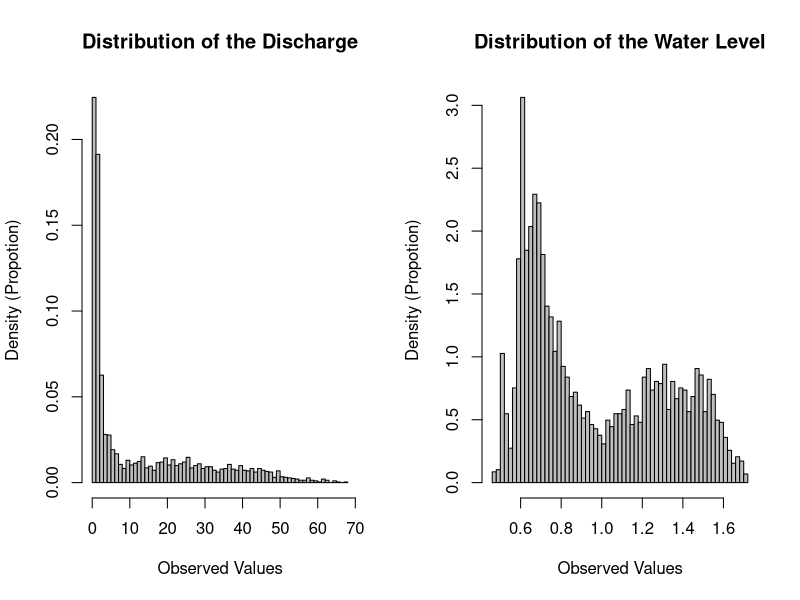
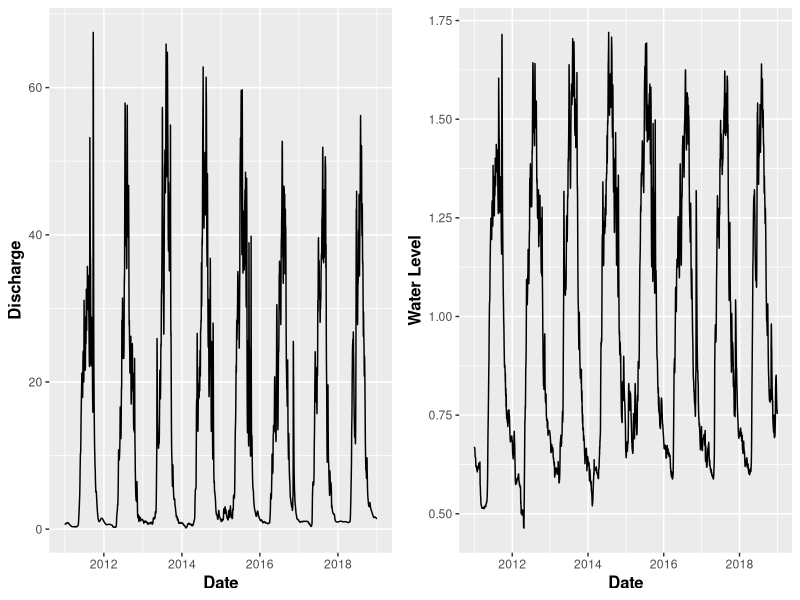
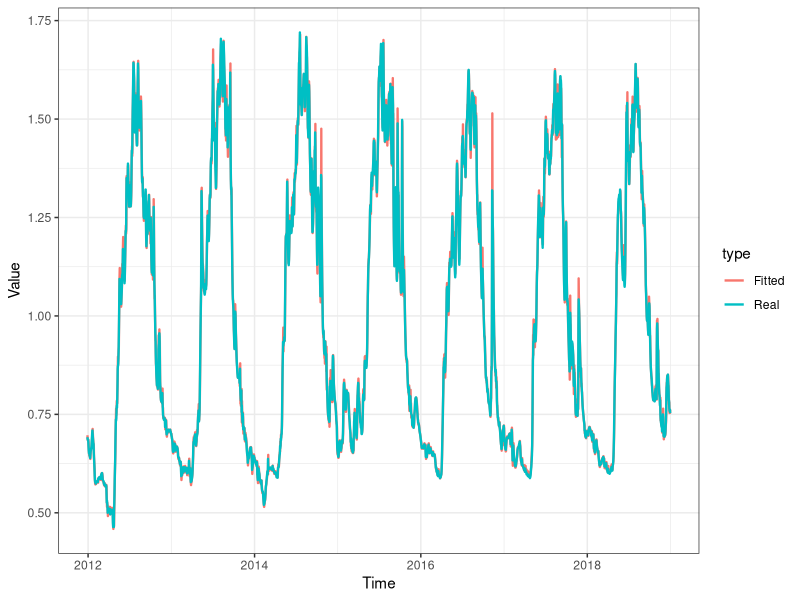
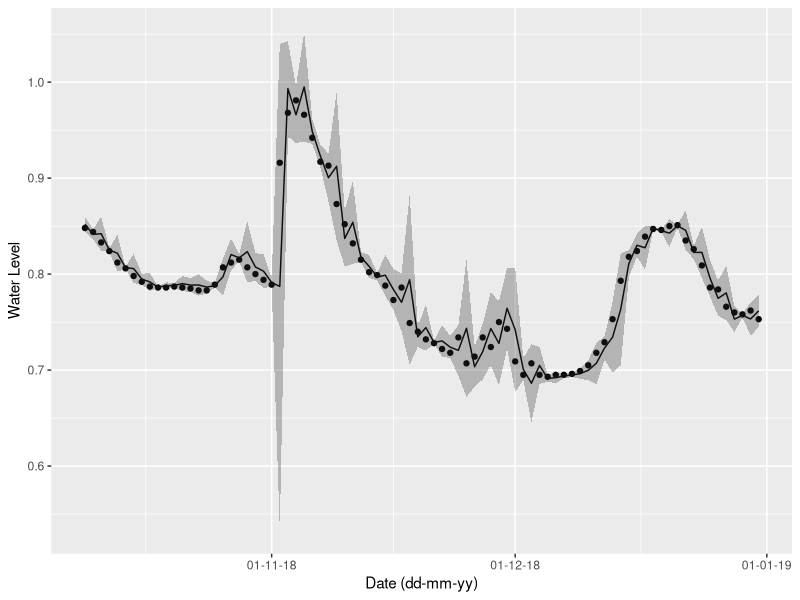
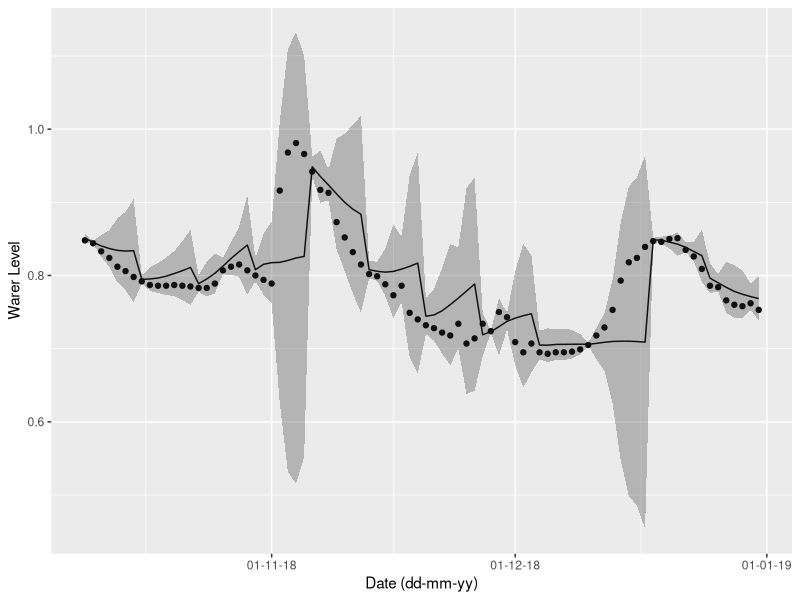

Write R code to recreate these figures, in order.
## ---- chunk 1
library(data.table)
library(mgcv)
library(ggplot2)
suppressMessages(library(lubridate, warn.conflicts = FALSE))
library(dplyr)
library(scales)
## ---- chunk 2
library(knitr)
setwd("D:/2019 Example4DataScience/Example4DS02")
opts_knit$set(root.dir = "D:/2019 Example4DataScience/Example4DS02")
## ---- chunk 3
### Please refer to the website:
### https://stackoverflow.com/questions/24387376/r-error-could-not-find-function-multiplot-using-cookbook-example
# Multiple plot function
#
# ggplot objects can be passed in ..., or to plotlist (as a list of ggplot objects)
# - cols:   Number of columns in layout
# - layout: A matrix specifying the layout. If present, 'cols' is ignored.
#
# If the layout is something like matrix(c(1,2,3,3), nrow=2, byrow=TRUE),
# then plot 1 will go in the upper left, 2 will go in the upper right, and
# 3 will go all the way across the bottom.
#
multiplot <- function(..., plotlist=NULL, file, cols=1, layout=NULL) {
  require(grid)

  # Make a list from the ... arguments and plotlist
  plots <- c(list(...), plotlist)

  numPlots = length(plots)

  # If layout is NULL, then use 'cols' to determine layout
  if (is.null(layout)) {
    # Make the panel
    # ncol: Number of columns of plots
    # nrow: Number of rows needed, calculated from # of cols
    layout <- matrix(seq(1, cols * ceiling(numPlots/cols)),
                    ncol = cols, nrow = ceiling(numPlots/cols))
  }

 if (numPlots==1) {
    print(plots[[1]])

  } else {
    # Set up the page
    grid.newpage()
    pushViewport(viewport(layout = grid.layout(nrow(layout), ncol(layout))))

    # Make each plot, in the correct location
    for (i in 1:numPlots) {
      # Get the i,j matrix positions of the regions that contain this subplot
      matchidx <- as.data.frame(which(layout == i, arr.ind = TRUE))

      print(plots[[i]], vp = viewport(layout.pos.row = matchidx$row,
                                      layout.pos.col = matchidx$col))
    }
  }
}

#####################
## ---- chunk 4
water <- read.csv("waterflow.csv", header = TRUE, sep = ",", skip = 1)

water$Date <- as.Date(water$Date)
water <- water[which(water$Date>=as.Date("2011-01-01") & water$Date<=as.Date("2018-12-31")),]
water <- as.data.table(water)
discharge <- water[which(water$PARAM==1),]
flows <- water[which(water$PARAM==2),]

par(mfrow=c(1,2))

# Distibution of discharge     
hist(discharge$Value, probability = TRUE, breaks = 50, col="grey",
     xlab = "Observed Values", ylab = "Density (Propotion)", main = "Distribution of the Discharge")

# Distibution of flows     
hist(flows$Value, probability = TRUE, breaks = 50, col="grey",
     xlab = "Observed Values", ylab = "Density (Propotion)", main = "Distribution of the Water Level")

par(mfrow=c(1,1))
## ---- chunk 5
ggp1 <- ggplot(discharge, aes(Date, Value)) + geom_line() +
  theme(axis.title = element_text(size = 12, face = "bold")) +
  labs(x = "Date", y = "Discharge")
ggp2 <- ggplot(flows, aes(Date, Value)) + geom_line() +
  theme(axis.title = element_text(size = 12, face = "bold")) +
  labs(x = "Date", y = "Water Level")
multiplot(ggp1, ggp2, cols=2)

## ---- chunk 6
n <- nrow(flows)
f.data.lags.368 <- mutate(flows, month = month(Date),
                      lag1 = c(rep(0,1), flows$Value[1:(n-1)]),
                      lag2 = c(rep(0,2), flows$Value[1:(n-2)]),
                      lag3 = c(rep(0,3), flows$Value[1:(n-3)]),
                      lag4 = c(rep(0,4), flows$Value[1:(n-4)]),
                      lag60 = c(rep(0,60), flows$Value[1:(n-60)]),
                      lag362 = c(rep(0,362), flows$Value[1:(n-362)])
                      )
f.data.lags.year368 <- f.data.lags.368[363:n,]
f.data.lags.year368 <- as.data.table(f.data.lags.year368)

gam_lag368 <- gam(Value ~
              s(month, bs = "cr", k = 6) +
              # as.factor(month) +
              s(lag1, bs = "cr", k = 8) +
              s(lag2, bs = "cr", k = 8) +
              s(lag3, bs = "cr", k = 8) +
              s(lag4, bs = "cr", k = 8) +
              s(lag60, bs = "cr", k = 8) +
              s(lag362, bs = "cr", k = 8),
             data = f.data.lags.year368,
             family = gaussian)

datas <- rbindlist(list(f.data.lags.year368[, .(Value, Date)],
                        data.table(value = gam_lag368$fitted.values, Date = f.data.lags.year368[, Date])))
datas[, type := c(rep("Real", nrow(f.data.lags.year368)), rep("Fitted", nrow(f.data.lags.year368)))]

ggplot(data = datas, aes(Date, Value, group = type, colour = type)) +
  geom_line(size = 0.8) +
  theme_bw() +
  labs(x = "Time", y = "Value")
# summary(gam_lag368)
## ---- chunk 7
obsN <- nrow(f.data.lags.year368)

prdmat.all <- data.frame(matrix(ncol = 9, nrow = 0))
colnames(prdmat.all) <- c("Date", "Value", "low", "pred", "up", "error", "sd.error", "df.res", "multip")
pred.days <- 1  # number of the days need to be predicted
n.win <- 84     # the number of windows
win.list <- list()
for (i in n.win:1) {
  tr.data <- f.data.lags.year368[1:(obsN-pred.days*i),]
  te.data <- f.data.lags.year368[(obsN-pred.days*i+1):(obsN-pred.days*(i-1)),]
  obs <- nrow(tr.data)
  gam_lag368 <- gam(Value ~ 
              # s(month, bs = "cr", k = 6) +
              as.factor(month) +
              s(lag1, bs = "cr", k = 8) +
              s(lag2, bs = "cr", k = 8) +
              s(lag3, bs = "cr", k = 8) +
              s(lag4, bs = "cr", k = 8) +
              s(lag60, bs = "cr", k = 8) +
              s(lag362, bs = "cr", k = 8),
             data = tr.data,
             family = gaussian)
  tdf <- gam_lag368$df.residual

  tempd <- as.matrix(tr.data[, 6:12])
  xbar <- as.vector(colMeans(tempd))
  dnmat <- apply(tempd, 2, scale, scale=FALSE, center=TRUE)
  dnmtr <- sum(sum(dnmat^2))
  
  prdmat <- data.frame(matrix(ncol = 9, nrow = 0))
  colnames(prdmat) <- c("Date", "Value", "low", "pred", "up", "error", "sd.error", "df.res", "multip")
  
  for (j in 1:pred.days) {
    p <- predict(gam_lag368, newdata = te.data[j,],  se.fit = TRUE)
    
    te.data <- as.data.frame(te.data)
    
    mse <- mean((te.data$Value[j] - p$fit)^2)
    term1 <- 1 + 1/obs + sum((te.data[j,6:12]-xbar)^2)/dnmtr
    sder <- sqrt(mse*term1)
    qte <- qt(.975, tdf)
    pr.intl <- p$fit - qte * sder
    pr.intu <- p$fit + qte * sder
    prdmat[j,2:9] <- c(te.data$Value[j], pr.intl, p$fit, pr.intu, mse, sder, tdf, qte)
    prdmat[j,1] <- as.character(te.data$Date[j])
    
    
    tempd2 <- as.matrix(select(te.data, 6:12))[j,]
    
    if (j+1 <= pred.days){
      te.data[(j+1), 7:10] <- c(p$fit, te.data[j, 7:9])
    }
    te.data <- as.data.table(te.data)
  }
  win.name <- paste("win",i,sep = "")
  win.list[[win.name]] <- prdmat
  prdmat.all <- rbind(prdmat.all, prdmat)
}

prdmat.all$Date <- as.Date(prdmat.all$Date)
prdmat.all <- as.data.table(prdmat.all)
d1 <- prdmat.all[,1:2]
d2 <- prdmat.all[,c(1,3:5)]
colnames(d2) <- c("Date",  "low", "Value", "up")
ggplot(d1, aes(Date, Value))+
    geom_point()+
    geom_line(data=d2)+
    geom_ribbon(data=d2, aes(ymin=low, ymax=up),alpha=0.3) +
    scale_x_date(labels = date_format("%d-%m-%y"))+
    labs(x = "Date (dd-mm-yy)", y = "Water Level")

## ---- chunk 8

prdmat.all <- data.frame(matrix(ncol = 9, nrow = 0))
colnames(prdmat.all) <- c("Date", "Value", "low", "pred", "up", "error", "sd.error", "df.res", "multip")
pred.days <- 7  # number of the days need to be predicted
n.win <- 12     # the number of windows
win.list <- list()
for (i in n.win:1) {
  tr.data <- f.data.lags.year368[1:(obsN-pred.days*i),]
  te.data <- f.data.lags.year368[(obsN-pred.days*i+1):(obsN-pred.days*(i-1)),]
  obs <- nrow(tr.data)
  gam_lag368 <- gam(Value ~ 
              s(month, bs = "cr", k = 6) +
              # as.factor(month) +
              s(lag1, bs = "cr", k = 8) +
              s(lag2, bs = "cr", k = 8) +
              s(lag3, bs = "cr", k = 8) +
              s(lag4, bs = "cr", k = 8) +
              s(lag60, bs = "cr", k = 8) +
              s(lag362, bs = "cr", k = 8),
             data = tr.data,
             family = gaussian)
  tdf <- gam_lag368$df.residual

  tempd <- as.matrix(tr.data[, 6:12])
  xbar <- as.vector(colMeans(tempd))
  dnmat <- apply(tempd, 2, scale, scale=FALSE, center=TRUE)
  dnmtr <- sum(sum(dnmat^2))
  
  prdmat <- data.frame(matrix(ncol = 9, nrow = 0))
  colnames(prdmat) <- c("Date", "Value", "low", "pred", "up", "error", "sd.error", "df.res", "multip")

  for (j in 1:pred.days) {
    p <- predict(gam_lag368, newdata = te.data[j,],  se.fit = TRUE)
    
    te.data <- as.data.frame(te.data)
    
    mse <- mean((te.data$Value[j] - p$fit)^2)
    term1 <- 1 + 1/obs + sum((te.data[j, 6:12]-xbar)^2)/dnmtr
    sder <- sqrt(mse*term1)
    qte <- qt(.975, tdf)
    pr.intl <- p$fit - qte * sder
    pr.intu <- p$fit + qte * sder
    prdmat[j,2:9] <- c(te.data$Value[j], pr.intl, p$fit, pr.intu, mse, sder, tdf, qte)
    prdmat[j,1] <- as.character(te.data$Date[j])
    
    tempd2 <- as.matrix(select(te.data, 6:12))[j,]
    
    if (j+1 <= pred.days){
      te.data[(j+1), 7:10] <- c(p$fit, te.data[j, 7:9])
    }
    te.data <- as.data.table(te.data)
  }
  win.name <- paste("win",i,sep = "")
  win.list[[win.name]] <- prdmat
  prdmat.all <- rbind(prdmat.all, prdmat)
}

prdmat.all$Date <- as.Date(prdmat.all$Date)
prdmat.all <- as.data.table(prdmat.all)
d1 <- prdmat.all[,1:2]
d2 <- prdmat.all[,c(1,3:5)]
colnames(d2) <- c("Date",  "low", "Value", "up")
ggplot(d1, aes(Date, Value))+
    geom_point()+
    geom_line(data=d2)+
    geom_ribbon(data=d2, aes(ymin=low, ymax=up),alpha=0.3) +
    scale_x_date(labels = date_format("%d-%m-%y"))+
    labs(x = "Date (dd-mm-yy)", y = "Warer Level")

